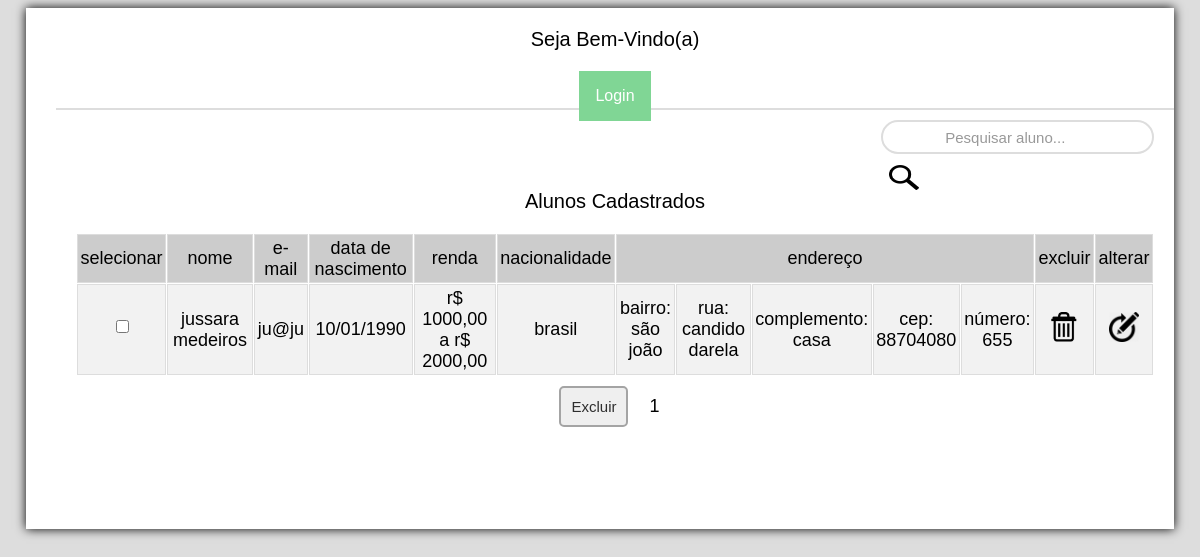
Before: /aluno/listar.php with the older database file.
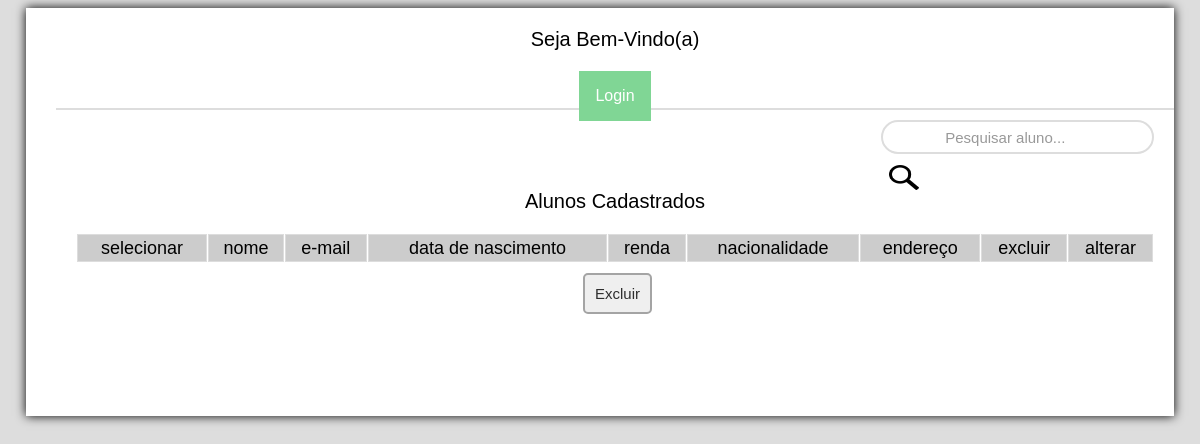
After: the same page with the newer database file.
### tables this page shows
create table aluno(
	id integer primary key auto_increment,
        nome varchar(100),
        email varchar(100) unique,
        sexo char(9),
        dataN date,
        rg varchar(10) unique,
        cpf varchar(15) unique,
        nacionalidade varchar(50),
        bairro varchar(100),
        rua varchar(100),
        complemento varchar(100),
        cep varchar(100),
        numero integer,
        usuario_id integer references usuario(id),
        renda_id integer references renda(id)
        
);

create table renda(
    id integer primary key auto_increment,
    valor varchar(30)
);

### usuario/autenticacao.php (called while the page is built, shortened)
<?php
function estaLogado() {
    return isset($_SESSION['username']);
}

### aluno/listar.php (the view, shortened to what this page needs)
<!DOCTYPE html>
<html>
    <head>
        <link href="../css/form_buscar.css" rel="stylesheet">
    </head>
    <body>
        <div id="interface">
            <?php
            include_once '../cabecalho.php';
            include_once '../bd/conectar.php';
            $pagina = (isset($_GET['pagina'])) ? $_GET['pagina'] : 1;
            $sql_aluno = "select * from aluno";
            $resultado_aluno = mysqli_query($conexao, $sql_aluno);
            $total = mysqli_num_rows($resultado_aluno);
            $registros = 10;
            $numPaginas = ceil($total / $registros);
            $inicio = ($registros * $pagina) - $registros;
            ?>
            <form method="post" action="pesquisa.php?a=buscar" class="form-pesquisa">
                <div class="form_pesquisa">
                    <input required="" type="text" placeholder="   Pesquisar aluno..." name="pesquisaAluno" />
                    <button><img src="../img/search.png" height="25" width="30" style="cursor: pointer;"/></button>
                </div>
            </form>
            <?php
            $sql = "select aluno.id, aluno.nome, aluno.email, date_format(aluno.dataN, '%d/%m/%Y') as dataNformatada, aluno.nacionalidade, aluno.bairro, aluno.rua, aluno.complemento, aluno.cep, "
                    . "aluno.numero, renda.valor from aluno join renda on renda.id=aluno.renda_id order by nome limit $inicio,$registros";
            $resultado = mysqli_query($conexao, $sql);
            ?>
            <form action="confirmacao_lote.php" method="post">
                <table id="customers">
                    <caption>Alunos Cadastrados</caption>
                    <tr class="estilo"> <td>Selecionar</td><td>Nome</td><td>E-mail</td><td>Data de nascimento</td><td>Renda</td><td>Nacionalidade</td><td colspan="5">Endereço</td><td>Excluir</td><td>Alterar</td>
                    </tr>
                    <?php
                    while ($linha = mysqli_fetch_array($resultado)) {
                        ?>
                        <td><input type="checkbox" name="id[]" value="<?= $linha['id'] ?>"</td>
                        <td><?= $linha['nome'] ?></td>
                        <td><?= $linha['email'] ?></td>
                        <td><?= $linha['dataNformatada'] ?></td>
                        <td><?= $linha['valor'] ?></td>
                        <td><?= $linha['nacionalidade'] ?></td>
                        <td>Bairro: <br><?= $linha['bairro'] ?></td>
                        <td>Rua: <br><?= $linha['rua'] ?></td>
                        <td>Complemento: <br> <?= $linha['complemento'] ?></td>
                        <td>CEP: <br><?= $linha['cep'] ?></td>
                        <td>Número: <br><?= $linha['numero'] ?></td>
                        <td><a href="confirmacao.php?id=<?= $linha['id'] ?>">
                                <img src="../img/excluir2.png" height="30" width="30"/></a></td>
                        <td><a href="form_alterar.php?id=<?= $linha['id'] ?>">
                                <img src="../img/alterar2.png" height="30" width="30"/></a></td>
                        <?php
                    }
                    ?>
                </table>
                <button class="btn-insira">Excluir</button>
                <?php
                for ($i = 1; $i < $numPaginas + 1; $i++) {
                    echo "<a class='paginacao' href='listar.php?pagina= $i '> " . $i . " </a>";
                }
                ?>
            </form><br><br>
        </div>
        <?php
        require_once '../rodape.php';
        ?>

### cabecalho.php (shortened to what this page needs)
<?php
$url = "http://localhost/SistemaAcademico";
require_once 'usuario/autenticacao.php';
?>
<!DOCTYPE html>
<html>
    <head>
        <link href="css/estilo.css" rel="stylesheet">
    </head>
    <body>
        <header id="cabecalho">
            <div>
<?php
require_once 'usuario/autenticacao.php';
if (estaLogado()) {
    if (exibirUsername() == 'administrador') {
        ?><div class="admin">
                            <a href='<?= $url ?>/index.php'>Home</a>
                        </div><div class="admin">
                            <a href='<?= $url ?>/usuario/form_inserir.php'>Cadastrar usuários</a>
                        </div><div class="admin">
                            <a href='<?= $url ?>/usuario/listar.php'>Gerenciamento de usuários</a>
                        </div><div class="admin">
                            <a href='<?= $url ?>/usuario/listar_perfil.php'>Meu perfil </a>
                        </div></div>
        <?php } else if (exibirPerfilAcesso() == 'secretario(a)') {
        ?>
                    <div class="dropdown">
                        <a href='<?= $url ?>/index.php'><button class='dropbtn'>Home</button> </a>
                    </div>
                </div>
                <div class="dropdown">
                    <button class='dropbtn'> Cadastros</button>
                    <div class="dropdown-cadastro">
                        <a href='<?= $url ?>/aluno/form_inserir.php'>Cadastrar alunos</a>
                        <a href='<?= $url ?>/tipo/form_inserir.php'>Cadastrar tipos de curso   </a>
                        <a href='<?= $url ?>/curso/form_inserir.php'>Cadastrar cursos   </a>
                        <a href='<?= $url ?>/disciplina/form_inserir.php'>Cadastrar disciplinas   </a>
                        <a href='<?= $url ?>/turma/form_inserir.php'>Cadastrar turmas   </a>
                    </div>
                </div>
                <div class="dropdown">
                    <button class='dropbtn'>Matriculas</button>
                    <div class="dropdown-matricula">
                        <a href='<?= $url ?>/matricula_aluno_curso/form_inserir.php'>Matricular aluno em curso</a>
                        <a href='<?= $url ?>/matricula_aluno_turma/form_inserir_aluno_1.php'>Matricular aluno em turma</a>
                    </div>
                </div>
                <div class="dropdown">
                    <button class='dropbtn'>Gerenciamento</button>
                    <div class="dropdown-gerenciamento">
                        <a href='<?= $url ?>/matricula_aluno_curso/listar_cursos.php'>Alunos Matriculados em Curso</a>
                        <a href='<?= $url ?>/matricula_aluno_turma/listar_curso.php'>Alunos Matriculados em turma</a>
                        <a href='<?= $url ?>/aluno/listar.php'>Gerenciamento de alunos   </a>
                        <a href='<?= $url ?>/tipo/listar.php'>Gerenciamento de tipos de curso   </a>
                        <a href='<?= $url ?>/curso/listar.php'>Gerenciamento de cursos   </a>
                        <a href='<?= $url ?>/disciplina/listar.php'>Gerenciamento de disciplinas   </a>
                        <a href='<?= $url ?>/turma/listar.php'>Gerenciamento de turmas   </a>
                    </div>
                </div>
                <div class="dropdown">
                    <button class='dropbtn'>Relatórios</button>
                    <div class="dropdown-gerenciamento">
                        <a href='<?= $url ?>/relatorios/aprovacao/form.php'>Emitir relatório de aprovação</a>
                        <a href='<?= $url ?>/relatorios/reprovacao_disciplina/listar_cursos.php'>Emitir relatório de reprovação por disciplina</a>
                        <a href='<?= $url ?>/relatorios/reprovacao_curso/listar_cursos.php'>Emitir relatório de reprovação por curso</a>
                        <a href='<?= $url ?>/relatorios/reprovacao_renda/form.php'>Emitir relatório de reprovação por faixa de renda</a>
                        <a href='<?= $url ?>/relatorios/diario_classe/listar_cursos.php'>Emitir diário de classe</a>
                    </div>
                </div>
        <?php
    } else {
        ?>
                <div class="dropdown">
                    <a href='<?= $url ?>/index.php'><button class='dropbtn'>Home</button></a>
                </div>
                <div class="dropdown">
                    <button class='dropbtn'>Registros</button>
                    <div class="dropdown-gerenciamento">
                        <a href='<?= $url ?>/registro_notas/listar_cursos_professores.php'>Registrar notas</a>
                        <a href='<?= $url ?>/registro_frequencia/listar_cursos_professores.php'>Registrar frequência</a>
                    </div>
                </div>
                <div class="dropdown">
                    <button class='dropbtn'>Gerenciamento</button>
                    <div class="dropdown-gerenciamento">
                        <a href='<?= $url ?>/registro_notas/listar_curso.php'>Gerenciamento de notas</a>
                        <a href='<?= $url ?>/registro_frequencia/listar_curso.php'>Gerenciamento de frequência</a>
                    </div>
                </div>
                <?php
            }
            ?>
            <div class="dropdown">
                <a href='<?= $url ?>/usuario/logout.php'><button class='dropbtn'>Logout</button></a>
            </div><?php } else {
        ?>
            <p>Seja Bem-Vindo(a)</p>
            <div class="dropdown login">
                <a href='<?= $url ?>/usuario/form_login.php'><button class='dropbtn'>Login</button></a>
            </div>
            <?php
        }
        ?>
    </header>
</body>
</html>

### css/form_buscar.css (style rules this page uses)
.form_pesquisa { float: right; width: 25%; height: 30px; border: 2px solid #ddd; border-radius: 30px; margin-top: 30px; }
.form_pesquisa input[ type='text' ] { float: left; width: 85%; height: 100%; border: none; background: transparent; }
.form_pesquisa button { float: left; width: 15%; height: 100%; border: none; background-size: contain; background-repeat: no-repeat; background-color: transparent; cursor: pointer; }

### css/estilo.css (style rules this page uses)
body { background-color: #dddddd; color: rgba(0,0,0,1); font-family: arial; font-size: 14px; }
div#interface { background-color: white; width: 1118px; margin: 0px auto 10px auto; box-shadow: 0px 0px 10px; padding: 0px 0px 50px 30px; }
p { font-size: 20px; text-align: center; }
td { text-transform: lowercase; }
header#cabecalho { border-bottom: 2px #dddddd double; height: 100px; }
input { border-radius: 8px; text-align: center; margin-bottom: 10px; }
form { text-align: center; font-size: 18px; }

### aluno/listar.php (style rules this page uses)
#customers { font-family: arial; border-collapse: separate; border-spacing: 1px; width: 100%; margin-top: 80px; color:threeddarkshadow; }
#customers td, #customers th { border: 1px solid #ddd; padding: 2.5px; }
#customers tr.estilo { background-color: #ccc; color: black; }
body { background-color: #dddddd; color: rgba(0,0,0,1); font-family: arial; font-size: 14px; }
div#interface { background-color: white; width: 1250px; margin: 0px auto 10px auto; box-shadow: 0px 0px 10px; padding: 0px 30px 50px 30px; }
img { margin: 0 auto; text-align: center; }
button.btn-insira { color: #2E2E2E; border: 2px solid #A4A4A4; cursor: pointer; border-radius: 5px; padding: 10px; font-size: 15px; margin-top: 10px; margin-left: 5px; margin-bottom: 20px; }
caption { font-size: 20px; margin-top: 20px; margin-bottom: 20px; }
form { background-color: white; margin-top: -20px; margin-left: 20px; margin-right: 20px; }
input { border-radius: 10px; }
td { text-align: center; }

### cabecalho.php (style rules this page uses)
body { font-family: arial; }
a { text-decoration: none; color: white; }
.dropbtn { background-color: #80d695; color: white; padding: 16px; font-size: 16px; border: none; cursor: pointer; }
.dropdown { position: relative; display: inline-block; }
#cabecalho { display: flex; justify-content: center; }
.login { display: flex; justify-content: center; }
a.paginacao { display: inline-block; padding: 0; margin: 0; color: black; padding: 8px 16px; text-decoration: none; border-radius: 5px; }

Changed rows visible on the page:
removed aluno: nome "jussara medeiros", email "ju@ju", dataNformatada "10/01/1990", renda.valor "r$ 1000,00 a r$ 2000,00", nacionalidade "brasil", bairro "são joão", rua "candido darela", complemento "casa", cep "88704080", numero "655"
Other visible differences:
list line gone: "1"
